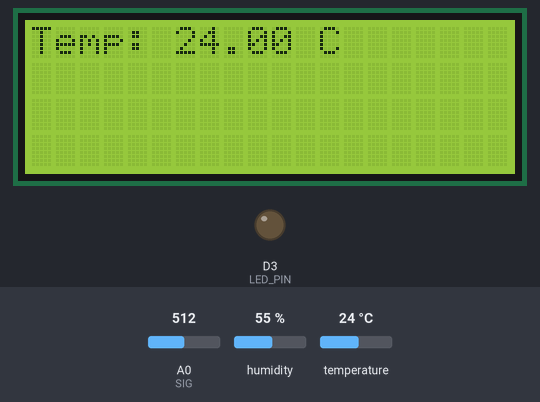
Simulated run of this sketch. Board: ESP8266 (NodeMCU). On the bench: 20×4 character LCD, output pins drawn as LEDs (lit = HIGH). The test bench sets the inputs (shaded band); at power-on: humidity 55 %, A0 (SIG) = 512, temperature 24 °C. WiFi joins after 1.5 s; servers stay silent unless stated; no MQTT or app messages arrive unless stated; pins used as bus, display or sensor lines are not drawn; what the sketch prints to the serial monitor is not drawn.

Above: at 5.6 s.
5.7 s: humidity set to 22 %
At 10.4 s:
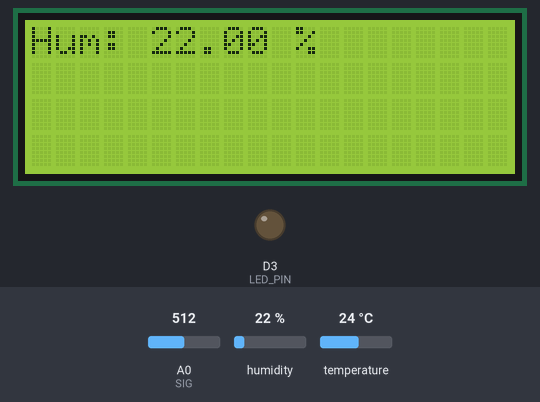
16.5 s: A0 (SIG) set to 390
At 21.5 s:
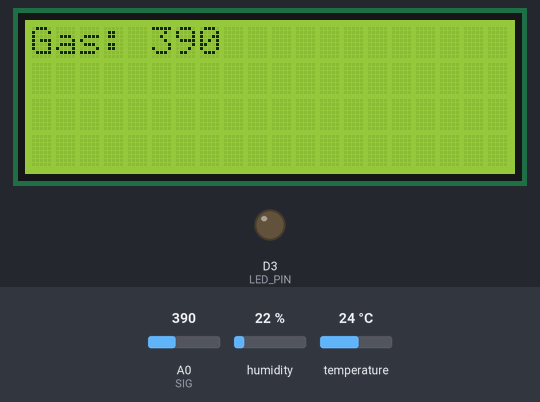
26.5 s: temperature set to 12 °C
At 35.5 s:
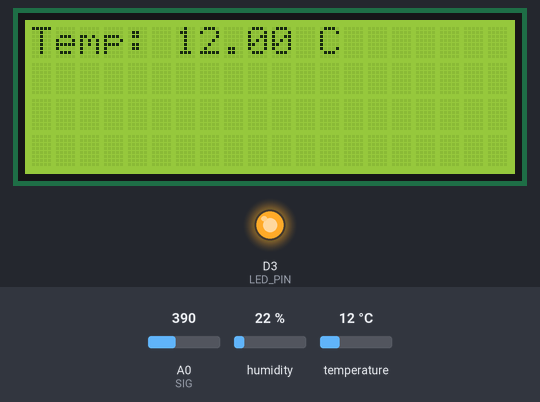
46.5 s: A0 (SIG) set to 410
At 55.4 s:
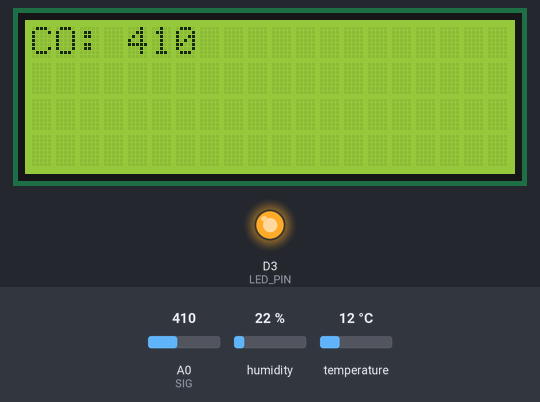
56.5 s: temperature set to 19 °C
At 65.6 s:
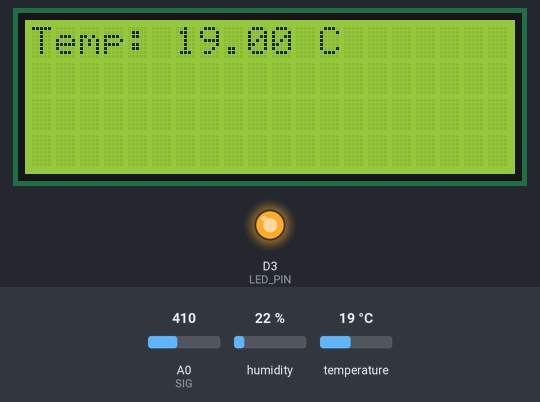
Timing chart, 0 to 67.1 s (numbered marks = the images above; inputs shaded):
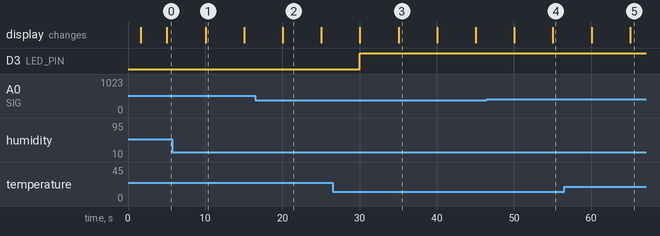

Measured:
- what the display in image 1 shows lasts 5.0 s, from 10.0 s to 15.0 s

The sketch:

PubSubClient.ino
```cpp
#include <ESP8266WiFi.h>
#include <PubSubClient.h>
#include <Adafruit_Sensor.h>
#include <DHT.h>
#include <DHT_U.h>
#include <Wire.h>
#include <LiquidCrystal_I2C.h>
//*************** CONFIGURACIÓN DE RED ****************
const char *ssid = "Feri";
const char *passwd = "wififeri23";

//*************** CONFIGURACIÓN DE MQTT ****************
char *server = "192.168.51.92";
int port = 1883;
const char *mqtt_user = "cami21";
const char *mqtt_password = "cami21";

WiFiClient wlanclient;
PubSubClient mqttClient(wlanclient);

//*************** DEFINICIÓN DE TOPICS MQTT ****************
const char* topics[] = {
  "/sensor/temperature",
  "/sensor/humidity",
  "/sensor/light",
  "/sensor/gas",
  "/sensor/co",
  "/sensor/status"
};

//*************** PINES DE SENSORES ****************
// Pines Digitales: DHT11 y LED
#define DHTPIN D4
#define DHTTYPE DHT11
#define LED_PIN D3

// Pines MUX
#define S0 D5
#define S1 D6
#define S2 D7
#define S3 D8
#define SIG A0

DHT dht(DHTPIN, DHTTYPE);

LiquidCrystal_I2C lcd(0x27,20,4);  // set the LCD address to 0x27 for a 16 chars and 2 line display


//*************** CONSTANTES Y VARIABLES ****************
const float TEMP_MIN = 18.0, TEMP_MAX = 24.0;
const float HUM_MIN = 30.0, HUM_MAX = 50.0;
const int LIGHT_MIN = 80, LIGHT_MAX = 400;
const int CO_MAX = 200;
const int GAS_SAFE_LEVEL = 50;

unsigned long lastMeasurementTime = 0;
const unsigned long measurementInterval = 5000; // Intervalo de medición en ms (5 segundos)
unsigned long displayTime = 2000; // Tiempo de visualización de cada dato en ms
unsigned long previousMillis = 0;

int displayStep = 0; // Variable para controlar la visualización de datos en la pantalla LCD

//*************** CONFIGURACIÓN INICIAL ****************
void setup() {
  Serial.begin(115200);

  // Configuración WiFi
  WiFi.begin(ssid, passwd);
  Serial.print("Connecting to WiFi");
  while (WiFi.status() != WL_CONNECTED) {
    delay(500);
    Serial.print(".");
  }
  Serial.println("\nConnected to WiFi");

  // Configuración MQTT
  mqttClient.setServer(server, port);
  mqttClient.setCallback(mqttCallback);

  // Inicializar sensores y periféricos
  dht.begin();
  pinMode(LED_PIN, OUTPUT);
  pinMode(S0, OUTPUT);
  pinMode(S1, OUTPUT);
  pinMode(S2, OUTPUT);
  pinMode(S3, OUTPUT);

  // lcd
  lcd.init();                      // initialize the lcd
  lcd.init();
  // Print a message to the LCD.
  lcd.backlight();

  // Intentar conexión inicial a MQTT
  reconnect();
}

//*************** FUNCIÓN DE CONEXIÓN A MQTT ****************
void reconnect() {
  while (!mqttClient.connected()) {
    Serial.println();
    Serial.println("Trying to connect to the MQTT broker...");

    if (mqttClient.connect("ESP-Client", mqtt_user, mqtt_password)) {
      Serial.println("Connected to MQTT Broker");
      subscribeToTopics();  // Suscribirse a los temas nuevamente
    } else {
      Serial.print("Fallo, rc=");
      Serial.println(mqttClient.state());
      Serial.println("Trying to connect each 5 seconds");
      delay(5000); // Esperar 5 segundos antes de reintentar
    }
  }
}

//*************** FUNCIÓN DE SELECCIÓN DEL MUX ****************
int readMux(int channel) {
  digitalWrite(S0, bitRead(channel, 0));
  digitalWrite(S1, bitRead(channel, 1));
  digitalWrite(S2, bitRead(channel, 2));
  digitalWrite(S3, bitRead(channel, 3));
  return analogRead(SIG);
}

//*************** FUNCIONES DE LECTURA DE SENSORES ****************
float readTemperature() {
  return dht.readTemperature();
}

float readHumidity() {
  return dht.readHumidity();
}

int readLightLevel() {
  return readMux(0); // Canal 0 en el MUX para el LDR
}

int readGasLevel() {
  return readMux(1); // Canal 1 en el MUX para el MQ-2
}

int readCOLevel() {
  return readMux(2); // Canal 2 en el MUX para el MQ-7
}

//*************** FUNCIÓN PARA PUBLICAR LOS DATOS ****************
void publishData(float temperature, float humidity, int lightLevel, int gasLevel, int coLevel, bool airQualityOptimal) {
  char tempString[8], humString[8], lightString[8], gasString[8], coString[8];

  dtostrf(temperature, 6, 2, tempString);
  dtostrf(humidity, 6, 2, humString);
  dtostrf(lightLevel, 6, 0, lightString);
  dtostrf(gasLevel, 6, 0, gasString);
  dtostrf(coLevel, 6, 0, coString);

  publishToTopic("/sensor/temperature", tempString);
  publishToTopic("/sensor/humidity", humString);
  publishToTopic("/sensor/light", lightString);
  publishToTopic("/sensor/gas", gasString);
  publishToTopic("/sensor/co", coString);
  publishToTopic("/sensor/status", airQualityOptimal ? "Calidad del aire óptima" : "Calidad del aire no óptima");
}

//*************** FUNCIÓN DE MONITOREO Y ALERTAS ****************
void monitorAirQuality() {
  float temperature = readTemperature();
  float humidity = readHumidity();
  int lightLevel = readLightLevel();
  int gasLevel = readGasLevel();
  int coLevel = readCOLevel();

  bool airQualityOptimal =
      (temperature >= TEMP_MIN && temperature <= TEMP_MAX) &&
      (humidity >= HUM_MIN && humidity <= HUM_MAX) &&
      (lightLevel >= LIGHT_MIN && lightLevel <= LIGHT_MAX) &&
      (coLevel <= CO_MAX) && (gasLevel < GAS_SAFE_LEVEL);

  publishData(temperature, humidity, lightLevel, gasLevel, coLevel, airQualityOptimal);

  unsigned long currentMillis = millis();
  if (currentMillis - previousMillis >= displayTime) {
    previousMillis = currentMillis;
    lcd.clear();

    // Mostrar cada valor uno a uno en la LCD
    switch (displayStep) {
      case 0:
        lcd.setCursor(0, 0);
        lcd.print("Temp: ");
        lcd.print(temperature);
        lcd.print(" C");
        break;
      case 1:
        lcd.setCursor(0, 0);
        lcd.print("Hum: ");
        lcd.print(humidity);
        lcd.print(" %");
        break;
      case 2:
        lcd.setCursor(0, 0);
        lcd.print("Luz: ");
        lcd.print(lightLevel);
        break;
      case 3:
        lcd.setCursor(0, 0);
        lcd.print("Gas: ");
        lcd.print(gasLevel);
        break;
      case 4:
        lcd.setCursor(0, 0);
        lcd.print("CO: ");
        lcd.print(coLevel);
        break;
      case 5:
        lcd.setCursor(0, 0);
        lcd.print(airQualityOptimal ? "Calidad: OPTIMA" : "Calidad: NO OPTIMA");
        digitalWrite(LED_PIN, airQualityOptimal ? LOW : HIGH);
        break;
    }
    displayStep = (displayStep + 1) % 6; // Resetear el paso después de la última pantalla
  }
}

//*************** LOOP PRINCIPAL ****************
void loop() {
  mqttClient.loop();
  if (!mqttClient.connected()) {
    reconnect();
  }

  unsigned long currentMillis = millis();
  if (currentMillis - lastMeasurementTime >= measurementInterval) {
    lastMeasurementTime = currentMillis;
    monitorAirQuality();
  }
}

//*************** FUNCIÓN DE PUBLICACIÓN A MQTT ****************
boolean publishToTopic(const char *topic, const char *message) {
  return mqttClient.publish(topic, message);
}

//*************** FUNCIÓN DE CALLBACK DE MQTT ****************
void mqttCallback(char *topicChar, byte *payload, unsigned int length) {
  Serial.println();
  String topic = String(topicChar);
  Serial.print("Message arrived on Topic: ");
  Serial.println(topic);

  String message = "";
  for (unsigned int i = 0; i < length; i++) {
    message += (char)payload[i];
  }

  if (topic == "/sensor/status") {
    Serial.println(message);
  }
}

//*************** FUNCIÓN DE SUSCRIPCIÓN A TEMAS MQTT ****************
void subscribeToTopics() {
  const int numTopics = sizeof(topics) / sizeof(topics[0]);
  for (int i = 0; i < numTopics; i++) {
    mqttClient.subscribe(topics[i]);
  }
}
```
